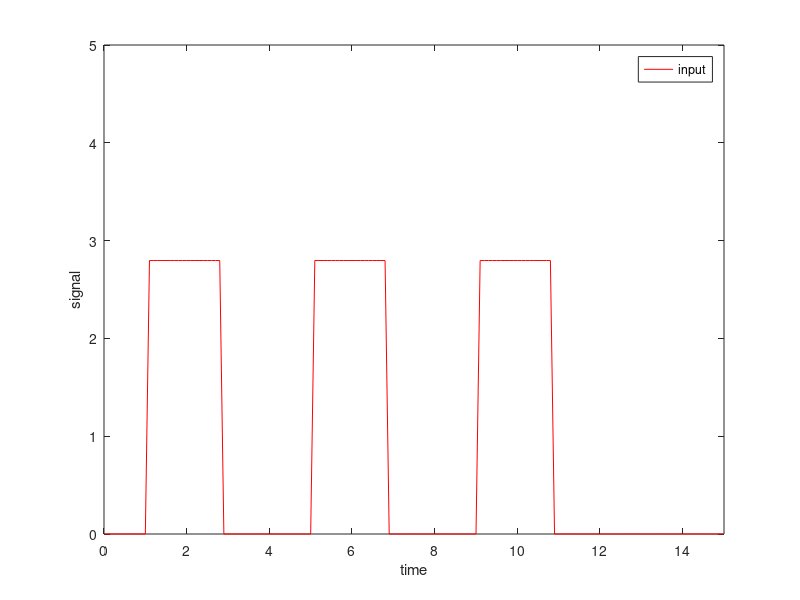

This figure's MATLAB source: (Note: this script raises an error after producing the figure.)
% Simulates the Kinetics of an arterial inversion tag from the 
% arteries to the brain tissue
% 
% also simulates the deconvolution of the arterial flow from the 
% detected perfusion signal
%
% Continuous ASL model Using two coils : simulation
%

SECONDS = 10;
t = [0:1/SECONDS:15];

alpha = 0.8 
Mao = 1
Mssa = 0.1



f = 90 / 60 ;% ml/sec.ml
lambda = 0.9
R1t = 1/0.9   % 1/sec.
R1a = 1/1.2   % 1/sec
Ka = 1  % 1/sec

a = f/ lambda  + R1t
b = R1a + Ka 
c = Ka 

variance = 0.25;
noise = randn(size(t)) * variance ;

skipFlag=1;

%%%%%%%%%%%%%%%%%%%%%%%%%%%%%  newer version  (jan 2002) %%%%%%%%%%%%%%%%%%%%%%%%

close all
input = zeros(size(t));
input(1.2*SECONDS:end) = 1;
input(3*SECONDS:end) = 0;

input(5.2*SECONDS:end) = 1;
input(7*SECONDS:end) = 0;

input(9.2*SECONDS:end) = 1;
input(11*SECONDS:end) = 0;

%input(5*SECONDS:6*SECONDS) = 1.2;
transit = 2.1*SECONDS

h_art = exp(-(Ka + R1a).* t );
h_art = [zeros(1,transit) h_art(1:15*SECONDS-transit+1)]
h_tis = exp(-( f/lambda + R1t ) .* t);


% arterial compartment:
art = conv(input,h_art);

% tissue compartment
tissue = conv(art , h_tis);

art = art(1:size(t,2));
tissue = tissue(1:size(t,2));

input = input / sum(input) *size(input,2);
art = art / sum(art) * size(art,2);
tissue = tissue/sum(tissue) * size(tissue,2);

signal = tissue + noise;


% make pretty pictures
figure
plot(t,input, 'r'); 
axis([0 15 0 5]);
xlabel('time'); ylabel('signal')
legend('input'); 
fatlines ; dofontsize(15) ; print -dtiff uptake1.tif

figure ; hold on
plot(t,input, 'r'); legend('input')
plot(t,art, 'g'); 
axis([0 15 0 5]);
xlabel('time'); ylabel('signal')
legend('input','arterial'); 
fatlines ; dofontsize(15) ; print -dtiff uptake2.tif

figure ; hold on
plot(t,input, 'r'); legend('input')
plot(t,art, 'g');
plot(t,tissue,'b');
axis([0 15 0 5]);
xlabel('time'); ylabel('signal');
legend('input','arterial','tissue'); 
fatlines ; dofontsize(15) ; print -dtiff uptake3.tif

figure ; hold on
plot(t,input, 'r'); legend('input')
plot(t,art, 'g');
%plot(t,tissue,'b');
plot(t,signal,'b'); 
axis([0 15 0 5]);
xlabel('time'); ylabel('signal')
legend('input','arterial', 'tissue+noise')
% make a sampling function
sampler=zeros(size(t));
sampler(3*SECONDS:2*SECONDS:end)=3.5;

fatlines ; dofontsize(15) ; print -dtiff uptake4.tif
stem(t,sampler,'k');

return


% apply Wiener Filter to remove the arterial component from the raw signal

if skipFlag==0
    filter1 = conj(fft(h_art)) ./ ( (abs(fft(h_art)).^2 + abs(fft(noise)).^2) );
    
    signal_f = fft(signal);
    filtered_signal = ifft (signal_f .* filter1);
    filtered_signal = filtered_signal / sum(filtered_signal) * size(filtered_signal,2);
    
    % compute the model without the arterial compartment to verify our result
    tissue2 = conv(input,h_tis);
    tissue2 = tissue2(1:size(t,2));
    
    tissue2 = tissue2/ sum(tissue2) * size(tissue2,2);
    
    plot(t,tissue2);
    plot(t,abs(filtered_signal),'y');
    %title('Use filter to Remove arterial dispersion only');
    axis([0 15 0 5]);
    xlabel('time'); ylabel('signal')
    legend('input','arterial', 'tissue+noise','deconvolved signal')
    fatlines ; dofontsize(15) ; print -dtiff filtered1.tif
    %pause
end

%%%%%%%%%%%%%%%%%%%%%%%%%%%%%%%%%%%%%%%%%


% apply Wiener Filter to remove the tissue dispersion from the raw signal

    filter2 = conj(fft(h_tis)) ./ ( (abs(fft(h_tis)).^2 + abs(fft(noise)).^2) );
    
    signal_f = fft(signal);
    filtered_signal = ifft (signal_f .* filter2);
    filtered_signal = filtered_signal / sum(filtered_signal) * size(filtered_signal,2);
    
    plot(t,abs(filtered_signal),'g');
    %title('Use filter to Remove tissue compartment only');
    axis([0 15 0 5]);
    xlabel('time'); ylabel('signal')
    legend('input','arterial', 'tissue+noise','deconvolved')
    fatlines ; dofontsize(14) ; print -dtiff filtered2.tif
    %pause
    
%%%%%%%%%%%%%%%%%%%%%%%%%%%%%%%%%%%%%%%%%%%%%
 
% apply a second Wiener Filter to remove the arterial compartment too.
if skipFlag==0
    tmp = filtered_signal;
    signal_f = fft(tmp);

    filter2 = conj(fft(h_art)) ./ ( (abs(fft(h_art)).^2 +  abs(fft(noise)).^2 ));  %assuming the noise is gone already)
    
    filtered_signal = ifft (signal_f .* filter2);
    filtered_signal = filtered_signal / sum(filtered_signal) * size(filtered_signal,2);
    
    figure 
    hold on
    plot(t,signal,'b');
    plot(t,input,'r');
    plot(t,abs(filtered_signal),'g');
    title('Applied second filter to remove arterial effect too')
    
    %pause
    
% apply  Wiener Filter to remove both the tissue and the arterial compartments in one shot

    H_whole = fft(h_tis) .* fft(h_art);
        
    filter3 = conj(H_whole) ./ ( (abs(H_whole)).^2 + abs(fft(noise)).^2);
    
    signal_f = fft(signal);
    filtered_signal = ifft (signal_f .* filter3);
    filtered_signal = filtered_signal / sum(filtered_signal) * size(filtered_signal,2);
    
    hold on
    plot(t,signal,'b');
    plot(t,input,'r');
    plot(t,abs(filtered_signal),'g');
    
    legend('signal','model input','filtered signal')
    title('for fun:  tried to remove both together with one filter')
    hold off
    
    %pause
    
end
%%%%%%%%%%%%%%%%%%%%%%%%%%%%%%    
  % now let's use a dynamic convolution to see what happens in activation
  % we simulate activation by altering the arterial ouput side
  
    art(5*SECONDS:6*SECONDS) = art(5*SECONDS:6*SECONDS) + 0.3;


    for k=1:max(size(input))
        h_tis3 = exp(-( f/lambda + R1t ) .* t);
        tissue3(k) = dyn_conv(k,art', h_tis3');
    end
    
    tissue3 = tissue3/sum(tissue3) * size(tissue3,2);
    kitissue3 = conv(art,h_tis);
    tissue3 = tissue3(1:size(t,2));
    tissue3 = tissue3/sum(tissue3) * size(tissue3,2);
    
    signal = tissue3 + noise;
    
    figure, hold on
    %plot(t,tissue,'b')
    plot(t,art,'g');
    plot(t,signal,'b')
    
% Re-apply Wiener Filter to remove the tissue component from the raw signal

    filter2 = conj(fft(h_tis)) ./ ( (abs(fft(h_tis)).^2 + abs(fft(noise)).^2) );
    
    signal_f = fft(signal);
    filtered_signal = ifft (signal_f .* filter2);
    filtered_signal = filtered_signal / sum(filtered_signal) * size(filtered_signal,2);
    
    plot(t,abs(filtered_signal),'g--');
%    title(sprintf('Removed tissue compartment only: arterial output. \n Activation is simulated as a change in arterial output'));
    axis([0 15 0 5]);
    xlabel('time'); ylabel('signal')
    legend('arterial','signal','deconvolved')
    fatlines ; dofontsize(15) ; print -dtiff arterial_activation1.tif
%pause
    
%%%%%%%%%%%%%%%%%%%%%%%%%%%%%%%   
% now let's use a dynamic convolution to see what happens in activation
% now let's look at using a variable function of f
if skipFlag==0
    f = f*ones(size(t));
    f(5*SECONDS:6*SECONDS) = 140/60;
 

    for k=1:max(size(input))
        h_tis3 = exp(-( f(k)/lambda + R1t ) .* t);
        tissue3(k) = dyn_conv(k,art', h_tis3');
        
    end
    
    tissue3 = tissue3/sum(tissue3) * size(tissue3,2);
    signal = tissue3 + noise;
    
    figure, hold on
    plot(t,signal,'k')
    
% apply Wiener Filter to remove the tissue component from the raw signal

    filter2 = conj(fft(h_tis)) ./ ( (abs(fft(h_tis)).^2 + abs(fft(noise)).^2) );
    
    signal_f = fft(signal);
    filtered_signal = ifft (signal_f .* filter2);
    filtered_signal = filtered_signal / sum(filtered_signal) * size(filtered_signal,2);
    
    plot(t,abs(filtered_signal),'g');
    title(sprintf('Simulated activation by changing the tissue response function,\n then Removed tissue compartment only: arterial output'));
    %pause
end
